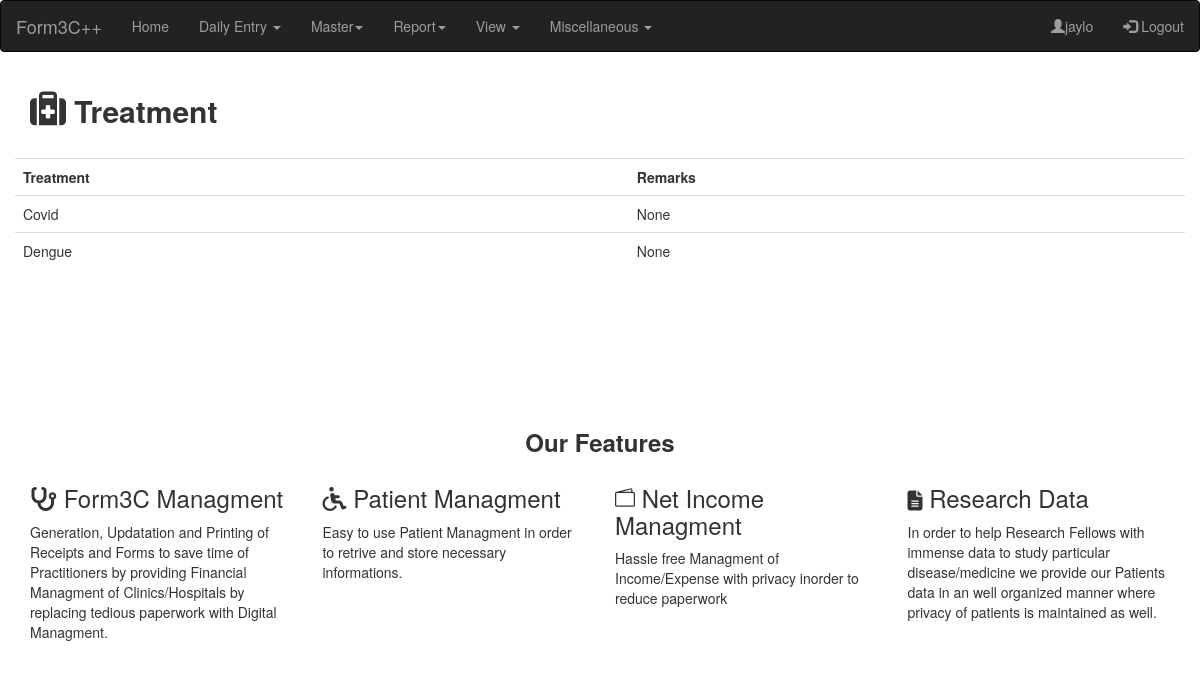
Screenshot of /ViewTreatment/ (signed in) with the database file from the repository.
### Forms/models.py (models this page shows, shortened)
class Treatment(models.Model):
	treatment = models.CharField(max_length=50, null=True)
	remarks = models.CharField(max_length=200, null=True, blank = True)

### Forms/views.py (the view)
# urls.py: path('ViewTreatment/',views.ViewTreatment,name='form-view-treatment'),
@login_required(login_url='login')
def ViewTreatment(request):
	ViewTreatment = Treatment.objects.all()
	context =  {'ViewTreatment':ViewTreatment}
	response = render(request,'Forms/ViewTreatment.html',context)
	return response

### Forms/templates/Forms/ViewTreatment.html (shortened to what this page needs)
{% extends 'Forms/base.html' %}
{% block content %}
<div class="container">
  <h2>
    <i class="fa fa-medkit" style="font-size:36px;"></i>
  <b>Treatment</b>
  </h2><br>
<div class="row">
	<div class="col-md">
		<div class="card card-body">
			<form method="POST" action="http://127.0.0.1:8000/ViewTreatment">
			<table class="table">
			<tr>
				<th>Treatment</th>
				<th>Remarks</th>
			</tr>
			{% for i in ViewTreatment %}
			<tr>
				<td>{{i.treatment}}</td>
				<td>{{i.remarks}}</td>
			</tr>
			{% endfor %}
			</table>
			</form>
		</div>
	</div>
	</div>
</div>
  {% endblock content %}

### Forms/templates/Forms/base.html (shortened to what this page needs)
 {% load static %}
<!DOCTYPE html>
<html lang="en">
<head>
  <link rel="stylesheet" href="https://maxcdn.bootstrapcdn.com/bootstrap/3.4.1/css/bootstrap.min.css">
  <link rel="stylesheet" href="https://cdnjs.cloudflare.com/ajax/libs/font-awesome/4.7.0/css/font-awesome.min.css">
</head>
<body>
  <nav class="navbar navbar-inverse">
  <div class="container-fluid">
    <div class="navbar-header">
      <a class="navbar-brand" href="{% url 'form-home' %}">Form3C++</a>
    </div>
    <ul class="nav navbar-nav">
      <li><a href="{% url 'form-home' %}">Home</a></li>
      <li class="dropdown"><a class="dropdown-toggle" data-toggle="dropdown" href="#">Daily Entry <span class="caret"></span></a>
      </li>
       <li class="dropdown"><a class="dropdown-toggle" data-toggle="dropdown" href="#">Master<span class="caret"></span></a>
      </li>
      <li class="dropdown"><a class="dropdown-toggle" data-toggle="dropdown" href="#">Report<span class="caret"></span></a>
      </li>
      <li class="dropdown"><a class="dropdown-toggle" data-toggle="dropdown" href="#">View <span class="caret"></span></a>
      </li>
      <li class="dropdown"><a class="dropdown-toggle" data-toggle="dropdown" href="#">Miscellaneous <span class="caret"></span></a>
      </li>
    </ul>
    <ul class="nav navbar-nav navbar-right">
      <li><a href="{% url 'profile'%}"><span class="glyphicon glyphicon-user"></span>{{request.user}}</a></li>
      <li><a href="{% url 'logout' %}"><span class="glyphicon glyphicon-log-in"></span> Logout</a></li>
    </ul>
</nav>
{% block content %}
{% endblock content %}
<br>
<br>
<br>
<br>
<br>
<br>
{% include 'Forms/footer.html'%}
</body>
</html>

### rows the page displays
Treatment: treatment "Covid", remarks "None"
Treatment: treatment "Dengue", remarks "None"

### other values shown
{{ request.user }} "jaylo"
